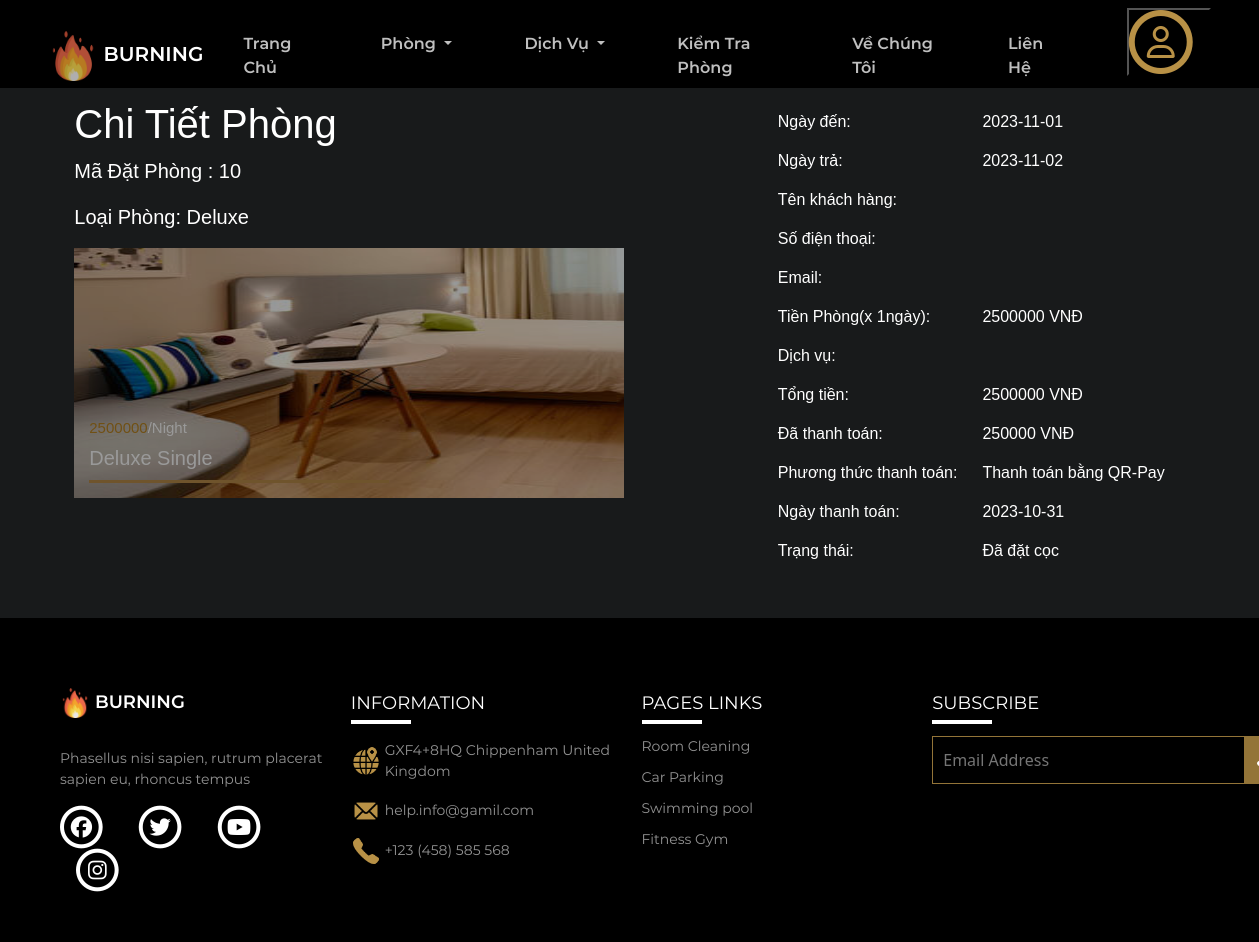
/logged/thongtinphong.php?MaPDP=10, run on the app's committed database.
### tables this page shows
CREATE TABLE `phieudatphong` (
  `MaPDP` int(11) NOT NULL,
  `MaKhachHang` int(11) NOT NULL,
  `MaNhanVien` int(11) DEFAULT NULL,
  `TongTien` varchar(50) NOT NULL,
  `ThanhToanTruoc` varchar(50) NOT NULL,
  `PhuongThucThanhToan` varchar(50) NOT NULL,
  `NgayTT` date NOT NULL
);

CREATE TABLE `phong` (
  `MaPhong` int(10) NOT NULL,
  `LoaiPhong` varchar(20) NOT NULL,
  `KieuPhong` varchar(50) NOT NULL,
  `SLMax` int(10) NOT NULL,
  `LoaiGiuong` varchar(50) NOT NULL,
  `GiaPhong` varchar(10) NOT NULL,
  `IMG` varchar(50) NOT NULL,
  `DienTich` varchar(50) NOT NULL,
  `TamNhin` varchar(50) NOT NULL,
  `MoTa` varchar(500) NOT NULL,
  `TrangThai` varchar(20) NOT NULL
);

CREATE TABLE `chitietdatphong` (
  `MaCTDP` int(11) NOT NULL,
  `MaPDP` int(11) NOT NULL,
  `MaPhong` int(11) NOT NULL,
  `NgayDen` date NOT NULL,
  `NgayDi` date NOT NULL
);

CREATE TABLE `hoadon` (
  `MaHoaDon` int(11) NOT NULL,
  `MaPDP` int(11) NOT NULL,
  `TongTien` varchar(50) NOT NULL,
  `TinhTrang` varchar(50) NOT NULL
);

### logged/thongtinphong.php (the view, shortened to what this page needs)
<!DOCTYPE html>
<html lang="en">
<head>
    <link rel="stylesheet" href="../css/thongtinphong.css?v=<?php echo time(); ?>" type='text/css'>
    <link rel="stylesheet" href="../css/style.css">
    <link href="https://cdn.jsdelivr.net/npm/bootstrap@5.2.2/dist/css/bootstrap.min.css" rel="stylesheet">
</head>
<body>
    <?php include('header.php'); ?>
    <?php
        include('../config.php');
        $maphieudatphong=$_GET['MaPDP'];
        $sql = "SELECT *FROM phieudatphong AS pdp
                        INNER JOIN chitietdatphong AS ctdp ON pdp.MaPDP = ctdp.MaPDP
                        INNER JOIN phong AS p ON ctdp.MaPhong = p.MaPhong
                        LEFT JOIN phieudichvu AS pdv ON pdp.MaPDP = pdv.MaPDP
                        LEFT JOIN chitietdichvu AS ctdv ON pdv.MaPDV = ctdv.MaPDV
                        LEFT JOIN dichvu AS dv ON ctdv.MaDichVu = dv.MaDichVu
                        INNER JOIN hoadon AS hd ON hd.MaPDP = pdp.MaPDP
                        WHERE pdp.MaPDP = '".$maphieudatphong."' ";
        $result = mysqli_query($con, $sql);
        if (mysqli_num_rows($result) > 0) {
            while ($row = mysqli_fetch_array($result)) {
                $KieuPhong = $row['KieuPhong'];
                $GiaPhong = $row['GiaPhong'];
                $LoaiPhong = $row['LoaiPhong'];
                $TongTien = $row['TongTien'];
                $ThanhToanTruoc = $row['ThanhToanTruoc'];
                $PhuongThucThanhToan=$row['PhuongThucThanhToan'];
                $NgayTT=$row['NgayTT'];
                $IMG = $row['IMG'];
                $NgayDen = $row['NgayDen'];
                $NgayDi = $row['NgayDi'];
                $TinhTrang=$row['TinhTrang'];
            }
        }
        $songay1 = abs(strtotime($NgayDen) - strtotime($NgayDi));
        $songay=floor($songay1 / (60*60*24));
    ?>
    <div class="main">
        <div class="body">
            <div class="inforroom">
                <h1>Chi Tiết Phòng</h1>
                <p class="inforroom1">Mã Đặt Phòng : <?php echo $maphieudatphong ?></p>
                <p class="inforroom1">Loại Phòng: <?php echo $LoaiPhong ?></p>
                <div class="inforanh">
                    <img src="<?php echo $IMG ?>" alt="" width="550px" height="250px">
                    <div class="inforchu">
                        <div class="inforrice">
                            <div class="rice1"><?php echo $GiaPhong ?></div>
                            <div class="rice2">/Night</div>
                        </div>
                        <div class="rice3"> <?php echo $KieuPhong ?> </div>
                    </div>
                </div>
            </div>
            <div class="inforchitiet">
                <table>
                    <tr>
                        <td>Ngày đến: </td>
                        <td><?php echo  $NgayDen ?></td>
                    </tr>
                    <tr>
                        <td>Ngày trả:</td>
                        <td> <?php echo $NgayDi ?></td>
                    </tr>
                    <tr>
                        <td>Tên khách hàng: </td>
                        <td><?php echo $_SESSION['ten'] ?></td>
                    </tr>
                    <tr>
                        <td>Số điện thoại:</td>
                        <td><?php echo $_SESSION['sdt'] ?></td>
                    </tr>
                    <tr>
                        <td>Email:</td>
                        <td><?php echo $_SESSION['email'] ?></td>
                    </tr>
                    <tr>
                        <td>Tiền Phòng(x <?php echo $songay?>ngày): </td>
                        <td><?php echo $GiaPhong*$songay ?> VNĐ</td>
                    </tr>
                    <tr>
                        <td>Dịch vụ:</td>
                        <td>
                        </td>
                    </tr>
                    <tr>
                        <td>Tổng tiền:</td>
                        <td><?php echo $TongTien ?> VNĐ</td>
                    </tr>
                    <tr>
                        <td>Đã thanh toán: </td>
                        <td><?php echo $ThanhToanTruoc ?> VNĐ</td>
                    </tr>
                    <tr>
                        <td>Phương thức thanh toán: </td>
                        <td><?php echo $PhuongThucThanhToan ?></td>
                    </tr>
                    <tr>
                        <td>Ngày thanh toán: </td>
                        <td><?php echo $NgayTT ?></td>
                    </tr>
                    <tr>
                        <td>Trạng thái:</td>
                        <td>
                        <?php
                           echo $TinhTrang;
                        ?>
                        </td>
                    </tr>
                </table>
            </div>
        </div>
    </div>
    <?php include('footer.php'); ?>
</body>
</html>

### css/thongtinphong.css (style rules this page uses)
.main { width: 100%; }
.body { width: 100%; background-color: rgb(24,26,27 ); display: flex; justify-content: space-around; margin: auto; font-family: Arial, Helvetica, sans-serif; }
.body>div { margin: 50px 0; margin-top: 100px; }
.inforanh { filter:brightness(60%); position: relative; }
.inforchu { position: absolute; top:70%; margin-left: 15px; }
.inforrice { display: flex; font-size: 15px; line-height: 10px; margin-bottom: 10px; }
.rice1 { color: rgb(187, 133, 33); font-size: 15px; }
.rice2 { color: white; font-size: 15px; }
.rice3 { color: white; font-size: 20px; position: relative; }
.rice3::after { content: ""; border-bottom: solid rgb(185, 140, 73); display: block; position: absolute; width: 300px; bottom: -10px; }
h1 { color: white; }
.inforroom1 { color: white; font-size: 20px; }
td { color: white; font-size: 16px; padding: 10px 20px 5px 5px; }

### css/style.css (style rules this page uses)
html, body { margin: 0; padding: 0; }
* { box-sizing: border-box; margin: 0; padding: 0; outline: none; }

### data on the page
phieudatphong: phong.LoaiPhong "Deluxe", phong.IMG (picture), phong.GiaPhong "2500000", phong.KieuPhong "Deluxe Single", chitietdatphong.NgayDen "2023-11-01", chitietdatphong.NgayDi "2023-11-02", chitietdatphong.NgayDen+NgayDi "1", hoadon.TongTien "2500000", ThanhToanTruoc "250000", PhuongThucThanhToan "Thanh toán bằng QR-Pay", NgayTT "2023-10-31", hoadon.TinhTrang "Đã đặt cọc"

### other printed values
$maphieudatphong "10"
